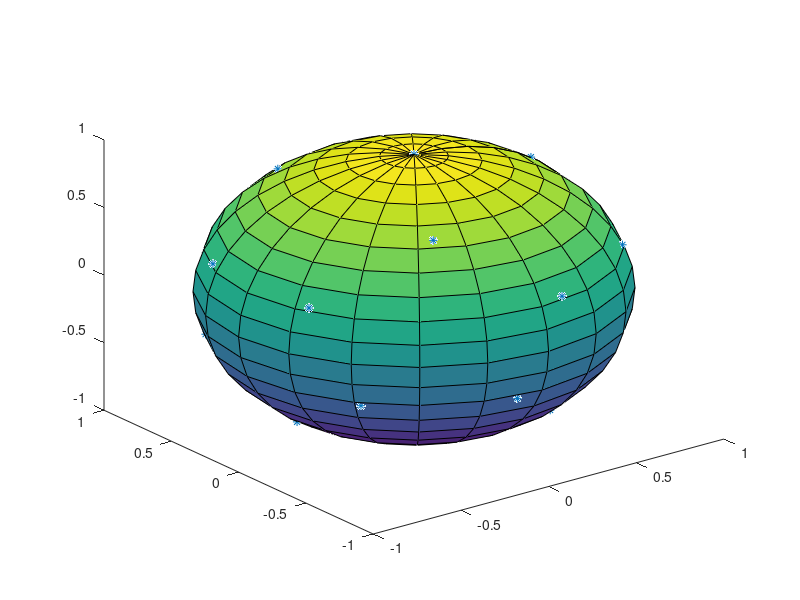

MATLAB code to generate this figure:
clc;
close all;

X = [-0.333333, -0.872678, -0.127322, -0.872678, -0.745356, -0.666667, -0.745356, -0.127322, 0.127322, 0.333333, 0.872678, 0.872678, 0.666667, 0.745356, 0.745356, 0.333333, 0.127322, 0, -0.333333, 0]
Y = [0.577350, 0.356822, 0.934172, -0.356822, 0.577350, 0, -0.577350, -0.934172, -0.934172, -0.577350, -0.356822, 0.356822, 0, -0.577350, 0.577350, 0.577350, 0.934172, 0, -0.577350, 0]
Z = [0.745356, 0.333333, -0.333333, 0.333333, -0.333333, -0.745356, -0.333333, -0.333333, 0.333333, -0.745356, -0.333333, -0.333333, 0.745356, 0.333333, 0.333333, -0.745356, 0.333333, 1, 0.745356, -1]

plot3(X,Y,Z,"*");
hold on
sphere();
hold off